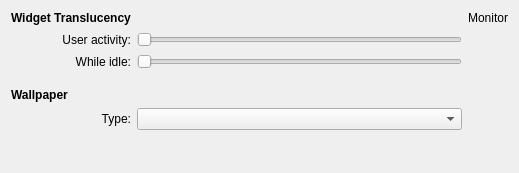
<?xml version="1.0" encoding="UTF-8"?>
<ui version="4.0">
 <class>BackgroundDialog</class>
 <widget class="QWidget" name="BackgroundDialog">
  <property name="geometry">
   <rect>
    <x>0</x>
    <y>0</y>
    <width>519</width>
    <height>173</height>
   </rect>
  </property>
  <property name="baseSize">
   <size>
    <width>200</width>
    <height>700</height>
   </size>
  </property>
  <layout class="QGridLayout" name="gridLayout_2">
   <item row="0" column="0">
    <layout class="QGridLayout" name="gridLayout">
     <item row="0" column="0" colspan="2">
      <widget class="QLabel" name="m_wallpaperLabel_2">
       <property name="sizePolicy">
        <sizepolicy hsizetype="Expanding" vsizetype="Preferred">
         <horstretch>0</horstretch>
         <verstretch>0</verstretch>
        </sizepolicy>
       </property>
       <property name="font">
        <font>
         <weight>75</weight>
         <bold>true</bold>
        </font>
       </property>
       <property name="text">
        <string>Widget Translucency</string>
       </property>
      </widget>
     </item>
     <item row="1" column="0">
      <spacer name="horizontalSpacer_2">
       <property name="orientation">
        <enum>Qt::Horizontal</enum>
       </property>
       <property name="sizeType">
        <enum>QSizePolicy::Fixed</enum>
       </property>
       <property name="sizeHint" stdset="0">
        <size>
         <width>13</width>
         <height>17</height>
        </size>
       </property>
      </spacer>
     </item>
     <item row="1" column="1">
      <widget class="QLabel" name="label">
       <property name="text">
        <string>User activity:</string>
       </property>
       <property name="alignment">
        <set>Qt::AlignRight|Qt::AlignTrailing|Qt::AlignVCenter</set>
       </property>
       <property name="buddy">
        <cstring>m_activeSlider</cstring>
       </property>
      </widget>
     </item>
     <item row="1" column="2">
      <widget class="QSlider" name="m_activeSlider">
       <property name="minimum">
        <number>1</number>
       </property>
       <property name="maximum">
        <number>10</number>
       </property>
       <property name="pageStep">
        <number>1</number>
       </property>
       <property name="orientation">
        <enum>Qt::Horizontal</enum>
       </property>
      </widget>
     </item>
     <item row="2" column="1">
      <widget class="QLabel" name="label_3">
       <property name="text">
        <string>While idle:</string>
       </property>
       <property name="alignment">
        <set>Qt::AlignRight|Qt::AlignTrailing|Qt::AlignVCenter</set>
       </property>
       <property name="buddy">
        <cstring>m_idleSlider</cstring>
       </property>
      </widget>
     </item>
     <item row="2" column="2">
      <widget class="QSlider" name="m_idleSlider">
       <property name="maximum">
        <number>10</number>
       </property>
       <property name="pageStep">
        <number>1</number>
       </property>
       <property name="orientation">
        <enum>Qt::Horizontal</enum>
       </property>
      </widget>
     </item>
     <item row="3" column="1">
      <spacer name="verticalSpacer_3">
       <property name="orientation">
        <enum>Qt::Vertical</enum>
       </property>
       <property name="sizeType">
        <enum>QSizePolicy::Fixed</enum>
       </property>
       <property name="sizeHint" stdset="0">
        <size>
         <width>17</width>
         <height>13</height>
        </size>
       </property>
      </spacer>
     </item>
     <item row="4" column="0" colspan="2">
      <widget class="QLabel" name="m_wallpaperLabel">
       <property name="sizePolicy">
        <sizepolicy hsizetype="Expanding" vsizetype="Preferred">
         <horstretch>0</horstretch>
         <verstretch>0</verstretch>
        </sizepolicy>
       </property>
       <property name="font">
        <font>
         <weight>75</weight>
         <bold>true</bold>
        </font>
       </property>
       <property name="text">
        <string>Wallpaper</string>
       </property>
      </widget>
     </item>
     <item row="5" column="0">
      <spacer name="horizontalSpacer">
       <property name="orientation">
        <enum>Qt::Horizontal</enum>
       </property>
       <property name="sizeType">
        <enum>QSizePolicy::Fixed</enum>
       </property>
       <property name="sizeHint" stdset="0">
        <size>
         <width>13</width>
         <height>17</height>
        </size>
       </property>
      </spacer>
     </item>
     <item row="5" column="1">
      <widget class="QLabel" name="m_wallpaperTypeLabel">
       <property name="text">
        <string>Type:</string>
       </property>
       <property name="alignment">
        <set>Qt::AlignRight|Qt::AlignTrailing|Qt::AlignVCenter</set>
       </property>
       <property name="buddy">
        <cstring>m_wallpaperMode</cstring>
       </property>
      </widget>
     </item>
     <item row="5" column="2">
      <widget class="QComboBox" name="m_wallpaperMode">
       <property name="sizePolicy">
        <sizepolicy hsizetype="Expanding" vsizetype="Fixed">
         <horstretch>1</horstretch>
         <verstretch>0</verstretch>
        </sizepolicy>
       </property>
       <property name="minimumSize">
        <size>
         <width>150</width>
         <height>0</height>
        </size>
       </property>
      </widget>
     </item>
    </layout>
   </item>
   <item row="0" column="1" rowspan="3">
    <layout class="QVBoxLayout" name="verticalLayout_2">
     <item>
      <widget class="QLabel" name="m_monitor">
       <property name="sizePolicy">
        <sizepolicy hsizetype="Preferred" vsizetype="Preferred">
         <horstretch>0</horstretch>
         <verstretch>0</verstretch>
        </sizepolicy>
       </property>
       <property name="text">
        <string>Monitor</string>
       </property>
       <property name="alignment">
        <set>Qt::AlignCenter</set>
       </property>
      </widget>
     </item>
     <item>
      <spacer name="verticalSpacer_2">
       <property name="orientation">
        <enum>Qt::Vertical</enum>
       </property>
       <property name="sizeHint" stdset="0">
        <size>
         <width>20</width>
         <height>40</height>
        </size>
       </property>
      </spacer>
     </item>
    </layout>
   </item>
   <item row="1" column="0">
    <widget class="QWidget" name="m_wallpaperConfig" native="true">
     <property name="sizePolicy">
      <sizepolicy hsizetype="Expanding" vsizetype="Expanding">
       <horstretch>0</horstretch>
       <verstretch>0</verstretch>
      </sizepolicy>
     </property>
    </widget>
   </item>
   <item row="2" column="0">
    <spacer name="verticalSpacer">
     <property name="orientation">
      <enum>Qt::Vertical</enum>
     </property>
     <property name="sizeHint" stdset="0">
      <size>
       <width>143</width>
       <height>6</height>
      </size>
     </property>
    </spacer>
   </item>
  </layout>
 </widget>
 <resources/>
 <connections/>
</ui>
